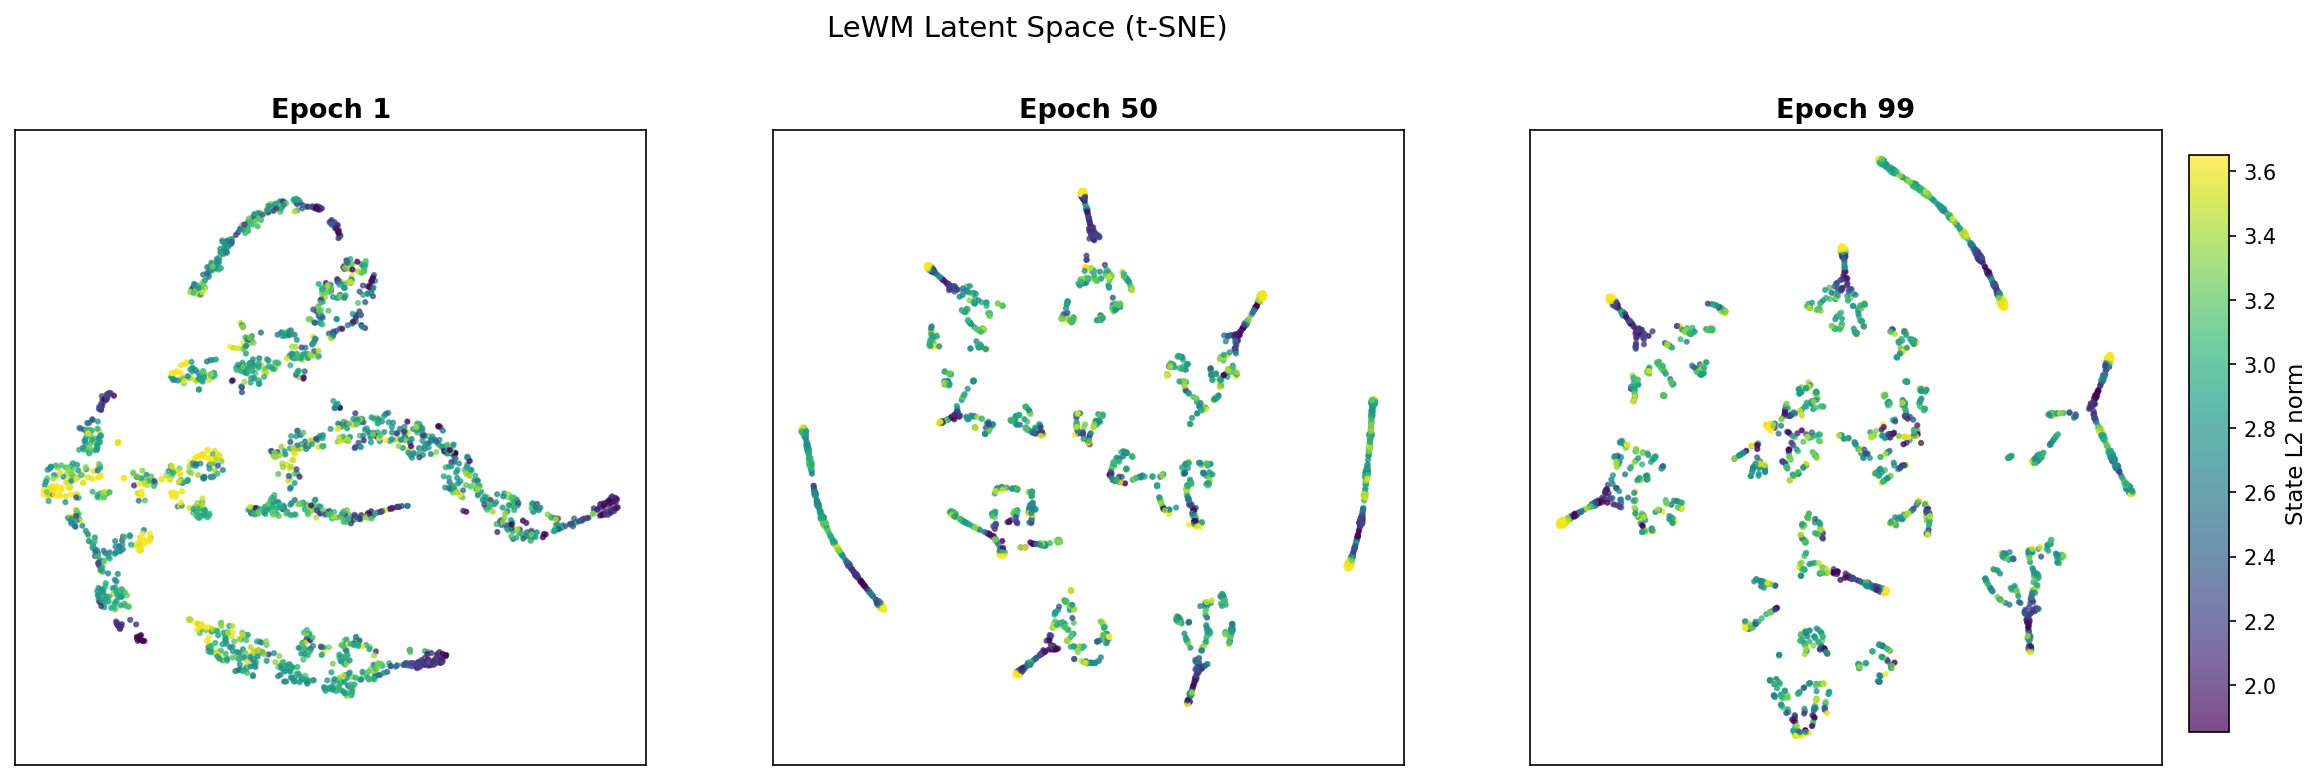

Generate this figure with Python:
"""Latent Space t-SNE Visualization (Figure 9).

Encodes dataset frames and projects embeddings to 2D via t-SNE,
colored by a physical quantity derived from joint states. Compares
multiple checkpoints side-by-side to show how the latent space
structure emerges during training.

A well-trained model shows a smooth, structured manifold where
physically similar states cluster together.

Usage:
    export DATASET_ROOT=/path/to/datasets
    python visualize/latent_tsne.py \
        --checkpoints \
            ~/.stable_worldmodel/lewm_epoch_1_object.ckpt \
            ~/.stable_worldmodel/lewm_epoch_99_object.ckpt \
        --dataset_name top_short_merged \
        --max_samples 2000 \
        --output visualize/latent_tsne.png
"""

import argparse
import os
import sys
from pathlib import Path

import matplotlib.pyplot as plt
import matplotlib as mpl
import numpy as np
import torch
from sklearn.manifold import TSNE

REPO_ROOT = Path(__file__).resolve().parent.parent
sys.path.insert(0, str(REPO_ROOT))

from lerobot_dataset import LeRobotDatasetWrapper
from utils import get_img_preprocessor

CAMERA_KEYS = [
    "observation.images.top_rgb",
    "observation.images.left_rgb",
    "observation.images.right_rgb",
]

# Dual-arm joint names (6 joints per arm)
JOINT_NAMES = [
    "shoulder_pan", "shoulder_lift", "elbow_flex",
    "wrist_flex", "wrist_roll", "gripper",
]
LEFT_JOINTS = [f"left_{n}" for n in JOINT_NAMES]
RIGHT_JOINTS = [f"right_{n}" for n in JOINT_NAMES]


def extract_epoch(path):
    parts = Path(path).name.split("_")
    for j, p in enumerate(parts):
        if p == "epoch" and j + 1 < len(parts):
            try:
                return int(parts[j + 1])
            except ValueError:
                pass
    return 0


def make_dataset(name, transform):
    root = Path(os.environ.get("DATASET_ROOT", str(Path.home() / "Datasets"))) / name
    return LeRobotDatasetWrapper(
        root=root, frameskip=5, num_steps=4,
        keys_to_load=["pixels", "action", "state"],
        keys_to_cache=["action", "state"],
        camera_keys=CAMERA_KEYS,
        key_map={"state": "observation.state"},
        transform=transform,
    )


def extract_embeddings(model, dataset, max_samples, device):
    """Encode frames and collect corresponding states."""
    all_embs, all_states = [], []
    n_ok = 0
    indices = np.random.RandomState(42).permutation(len(dataset))

    for idx in indices:
        if n_ok >= max_samples:
            break
        try:
            sample = dataset[int(idx)]
        except Exception:
            continue

        pixels = sample["pixels"]   # (T, 3, 224, 896)
        states = sample["state"]    # (T, 12)

        # Encode the last frame of each clip
        pix = pixels[-1:].unsqueeze(0).to(device)  # (1, 1, 3, H, W)
        with torch.no_grad():
            info = model.encode({"pixels": pix})
        emb = info["emb"][0, -1].cpu().numpy()  # (192,)
        all_embs.append(emb)
        all_states.append(states[-1].numpy())  # (12,)
        n_ok += 1

    return (np.stack(all_embs),
            np.stack(all_states) if all_states else None)


def compute_color_values(states, color_mode):
    """Derive a 1-D scalar from 12-D joint state for coloring."""
    if states is None:
        return np.arange(1000), "Sample index"

    if color_mode == "gripper":
        # Gripper opening: average of left+right gripper (dim 5, 11)
        vals = (states[:, 5] + states[:, 11]) / 2
        label = "Gripper opening"

    elif color_mode == "elbow":
        # Elbow flex: average of left+right elbow (dim 2, 8)
        vals = (states[:, 2] + states[:, 8]) / 2
        label = "Elbow flex (avg)"

    elif color_mode == "arm_distance":
        # Euclidean distance between left and right arm joint configurations
        left = states[:, :6]
        right = states[:, 6:]
        vals = np.linalg.norm(left - right, axis=1)
        label = "L-R arm distance"

    elif color_mode == "state_norm":
        # L2 norm of the full state vector — proxy for "how far from rest"
        vals = np.linalg.norm(states, axis=1)
        label = "State L2 norm"

    elif color_mode == "range":
        # Range (max - min) across all joints — proxy for pose diversity
        vals = states.max(axis=1) - states.min(axis=1)
        label = "Joint range"

    else:
        dim = int(color_mode)
        vals = states[:, dim]
        label = f"State dim {dim} ({LEFT_JOINTS[dim] if dim < 6 else RIGHT_JOINTS[dim-6]})"

    return vals, label


def main():
    parser = argparse.ArgumentParser(description="Latent Space t-SNE (Figure 9)")
    parser.add_argument("--checkpoints", nargs="+", required=True,
                        help="Model checkpoint paths (side-by-side comparison)")
    parser.add_argument("--dataset_name", default="top_short_merged")
    parser.add_argument("--max_samples", type=int, default=2000)
    parser.add_argument("--color_mode", default="state_norm",
                        choices=["gripper", "elbow", "arm_distance", "state_norm",
                                 "range", "0", "1", "2", "3", "4", "5",
                                 "6", "7", "8", "9", "10", "11"],
                        help="State-derived scalar for coloring points")
    parser.add_argument("--perplexity", type=float, default=30.0)
    parser.add_argument("--device", default="cuda")
    parser.add_argument("--output", default="visualize/latent_tsne.png")
    args = parser.parse_args()

    transform = get_img_preprocessor("pixels", "pixels", 224)
    dataset = make_dataset(args.dataset_name, transform)
    print(f"Dataset: {len(dataset)} samples")

    # Encode with each checkpoint
    results = {}
    for ckpt_path in args.checkpoints:
        ckpt_path = Path(ckpt_path)
        if not ckpt_path.exists():
            print(f"Skip {ckpt_path}")
            continue
        epoch = extract_epoch(ckpt_path)
        label = f"Epoch {epoch}"
        print(f"\n{label}: {ckpt_path.name}")
        model = torch.load(str(ckpt_path), map_location=args.device, weights_only=False)
        model.eval()
        emb, states = extract_embeddings(model, dataset, args.max_samples, args.device)
        results[label] = {"emb": emb, "states": states}
        print(f"  Encoded {emb.shape[0]} frames, dim={emb.shape[1]}")
        del model
        torch.cuda.empty_cache()

    if not results:
        print("No checkpoints loaded!")
        return

    # Compute color values from states (use same states for all panels)
    ref_states = next(iter(results.values()))["states"]
    colors, clabel = compute_color_values(ref_states, args.color_mode)

    # Run t-SNE on each checkpoint's embeddings
    print("\nRunning t-SNE...")
    tsne_results = {}
    for label, data in results.items():
        print(f"  t-SNE for {label}...")
        tsne = TSNE(n_components=2, perplexity=args.perplexity, random_state=42)
        tsne_results[label] = tsne.fit_transform(data["emb"])

    # Plot side-by-side
    n = len(tsne_results)
    fig, axes = plt.subplots(1, n, figsize=(6 * n, 5.5))
    if n == 1:
        axes = [axes]

    vmin, vmax = np.percentile(colors, [2, 98])

    for ax, (label, emb_2d) in zip(axes, tsne_results.items()):
        sc = ax.scatter(
            emb_2d[:, 0], emb_2d[:, 1],
            c=colors, cmap="viridis", s=4, alpha=0.7,
            vmin=vmin, vmax=vmax,
        )
        ax.set_title(label, fontsize=13, fontweight="bold")
        ax.set_xticks([])
        ax.set_yticks([])
        ax.set_aspect("equal", adjustable="datalim")

    # Shared colorbar
    fig.subplots_adjust(right=0.92)
    cbar_ax = fig.add_axes([0.93, 0.15, 0.015, 0.7])
    cbar = fig.colorbar(sc, cax=cbar_ax)
    cbar.set_label(clabel, fontsize=11)

    fig.suptitle("LeWM Latent Space (t-SNE)", fontsize=14, y=1.02)
    fig.savefig(args.output, dpi=150, bbox_inches="tight")
    plt.close(fig)
    print(f"\nSaved to {args.output}")


if __name__ == "__main__":
    main()
